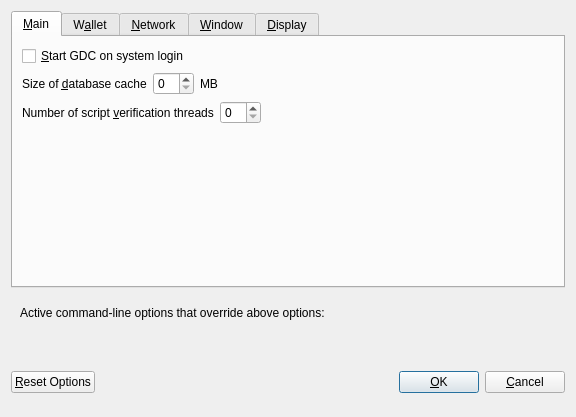
<?xml version="1.0" encoding="UTF-8"?>
<ui version="4.0">
 <class>OptionsDialog</class>
 <widget class="QDialog" name="OptionsDialog">
  <property name="geometry">
   <rect>
    <x>0</x>
    <y>0</y>
    <width>576</width>
    <height>417</height>
   </rect>
  </property>
  <property name="windowTitle">
   <string>Options</string>
  </property>
  <property name="modal">
   <bool>true</bool>
  </property>
  <layout class="QVBoxLayout" name="verticalLayout">
   <item>
    <widget class="QTabWidget" name="tabWidget">
     <property name="currentIndex">
      <number>0</number>
     </property>
     <widget class="QWidget" name="tabMain">
      <attribute name="title">
       <string>&amp;Main</string>
      </attribute>
      <layout class="QVBoxLayout" name="verticalLayout_Main">
       <item>
        <widget class="QCheckBox" name="bitcoinAtStartup">
         <property name="toolTip">
          <string>Automatically start GDC after logging in to the system.</string>
         </property>
         <property name="text">
          <string>&amp;Start GDC on system login</string>
         </property>
        </widget>
       </item>
       <item>
        <layout class="QHBoxLayout" name="horizontalLayout_2_Main">
         <item>
          <widget class="QLabel" name="databaseCacheLabel">
           <property name="text">
            <string>Size of &amp;database cache</string>
           </property>
           <property name="textFormat">
            <enum>Qt::PlainText</enum>
           </property>
           <property name="buddy">
            <cstring>databaseCache</cstring>
           </property>
          </widget>
         </item>
         <item>
          <widget class="QSpinBox" name="databaseCache"/>
         </item>
         <item>
          <widget class="QLabel" name="databaseCacheUnitLabel">
           <property name="text">
            <string>MB</string>
           </property>
           <property name="textFormat">
            <enum>Qt::PlainText</enum>
           </property>
          </widget>
         </item>
         <item>
          <spacer name="horizontalSpacer_2_Main">
           <property name="orientation">
            <enum>Qt::Horizontal</enum>
           </property>
           <property name="sizeHint" stdset="0">
            <size>
             <width>40</width>
             <height>20</height>
            </size>
           </property>
          </spacer>
         </item>
        </layout>
       </item>
       <item>
        <layout class="QHBoxLayout" name="horizontalLayout_3_Main">
         <item>
          <widget class="QLabel" name="threadsScriptVerifLabel">
           <property name="text">
            <string>Number of script &amp;verification threads</string>
           </property>
           <property name="textFormat">
            <enum>Qt::PlainText</enum>
           </property>
           <property name="buddy">
            <cstring>threadsScriptVerif</cstring>
           </property>
          </widget>
         </item>
         <item>
          <widget class="QSpinBox" name="threadsScriptVerif">
           <property name="toolTip">
            <string>(0 = auto, &lt;0 = leave that many cores free)</string>
           </property>
          </widget>
         </item>
         <item>
          <spacer name="horizontalSpacer_3_Main">
           <property name="orientation">
            <enum>Qt::Horizontal</enum>
           </property>
           <property name="sizeHint" stdset="0">
            <size>
             <width>40</width>
             <height>20</height>
            </size>
           </property>
          </spacer>
         </item>
        </layout>
       </item>
       <item>
        <spacer name="verticalSpacer_Main">
         <property name="orientation">
          <enum>Qt::Vertical</enum>
         </property>
         <property name="sizeHint" stdset="0">
          <size>
           <width>20</width>
           <height>40</height>
          </size>
         </property>
        </spacer>
       </item>
      </layout>
     </widget>
     <widget class="QWidget" name="tabWallet">
      <attribute name="title">
       <string>W&amp;allet</string>
      </attribute>
      <layout class="QVBoxLayout" name="verticalLayout_Wallet">
       <item>
        <widget class="QGroupBox" name="groupBox">
         <property name="title">
          <string>Expert</string>
         </property>
         <layout class="QVBoxLayout" name="verticalLayout_2">
          <item>
           <widget class="QCheckBox" name="coinControlFeatures">
            <property name="toolTip">
             <string>Whether to show coin control features or not.</string>
            </property>
            <property name="text">
             <string>Enable coin &amp;control features</string>
            </property>
           </widget>
          </item>
          <item>
           <widget class="QCheckBox" name="showMasternodesTab">
            <property name="toolTip">
             <string>Show additional tab listing all your masternodes in first sub-tab&lt;br/&gt;and all masternodes on the network in second sub-tab.</string>
            </property>
            <property name="text">
             <string>Show Masternodes Tab</string>
            </property>
           </widget>
          </item>
          <item>
           <widget class="QCheckBox" name="spendZeroConfChange">
            <property name="toolTip">
             <string>If you disable the spending of unconfirmed change, the change from a transaction&lt;br/&gt;cannot be used until that transaction has at least one confirmation.&lt;br/&gt;This also affects how your balance is computed.</string>
            </property>
            <property name="text">
             <string>&amp;Spend unconfirmed change</string>
            </property>
           </widget>
          </item>
         </layout>
        </widget>
       </item>
       <item>
        <spacer name="verticalSpacer_Wallet">
         <property name="orientation">
          <enum>Qt::Vertical</enum>
         </property>
         <property name="sizeHint" stdset="0">
          <size>
           <width>20</width>
           <height>40</height>
          </size>
         </property>
        </spacer>
       </item>
      </layout>
     </widget>
     <widget class="QWidget" name="tabNetwork">
      <attribute name="title">
       <string>&amp;Network</string>
      </attribute>
      <layout class="QVBoxLayout" name="verticalLayout_Network">
       <item>
        <widget class="QCheckBox" name="mapPortUpnp">
         <property name="toolTip">
          <string>Automatically open the GDC client port on the router. This only works when your router supports UPnP and it is enabled.</string>
         </property>
         <property name="text">
          <string>Map port using &amp;UPnP</string>
         </property>
        </widget>
       </item>
       <item>
        <widget class="QCheckBox" name="allowIncoming">
         <property name="toolTip">
          <string>Accept connections from outside</string>
         </property>
         <property name="text">
          <string>Allow incoming connections</string>
         </property>
        </widget>
       </item>
       <item>
        <widget class="QCheckBox" name="connectSocks">
         <property name="toolTip">
          <string>Connect to the GDC network through a SOCKS5 proxy.</string>
         </property>
         <property name="text">
          <string>&amp;Connect through SOCKS5 proxy (default proxy):</string>
         </property>
        </widget>
       </item>
       <item>
        <layout class="QHBoxLayout" name="horizontalLayout_1_Network">
         <item>
          <widget class="QLabel" name="proxyIpLabel">
           <property name="text">
            <string>Proxy &amp;IP:</string>
           </property>
           <property name="textFormat">
            <enum>Qt::PlainText</enum>
           </property>
           <property name="buddy">
            <cstring>proxyIp</cstring>
           </property>
          </widget>
         </item>
         <item>
          <widget class="QValidatedLineEdit" name="proxyIp">
           <property name="minimumSize">
            <size>
             <width>140</width>
             <height>0</height>
            </size>
           </property>
           <property name="maximumSize">
            <size>
             <width>140</width>
             <height>16777215</height>
            </size>
           </property>
           <property name="toolTip">
            <string>IP address of the proxy (e.g. IPv4: 127.0.0.1 / IPv6: ::1)</string>
           </property>
          </widget>
         </item>
         <item>
          <widget class="QLabel" name="proxyPortLabel">
           <property name="text">
            <string>&amp;Port:</string>
           </property>
           <property name="textFormat">
            <enum>Qt::PlainText</enum>
           </property>
           <property name="buddy">
            <cstring>proxyPort</cstring>
           </property>
          </widget>
         </item>
         <item>
          <widget class="QLineEdit" name="proxyPort">
           <property name="minimumSize">
            <size>
             <width>55</width>
             <height>0</height>
            </size>
           </property>
           <property name="maximumSize">
            <size>
             <width>55</width>
             <height>16777215</height>
            </size>
           </property>
           <property name="toolTip">
            <string>Port of the proxy (e.g. 9050)</string>
           </property>
          </widget>
         </item>
         <item>
          <spacer name="horizontalSpacer_1_Network">
           <property name="orientation">
            <enum>Qt::Horizontal</enum>
           </property>
           <property name="sizeHint" stdset="0">
            <size>
             <width>40</width>
             <height>20</height>
            </size>
           </property>
          </spacer>
         </item>
        </layout>
       </item>
       <item>
        <spacer name="verticalSpacer_Network">
         <property name="orientation">
          <enum>Qt::Vertical</enum>
         </property>
         <property name="sizeHint" stdset="0">
          <size>
           <width>20</width>
           <height>40</height>
          </size>
         </property>
        </spacer>
       </item>
      </layout>
     </widget>
     <widget class="QWidget" name="tabWindow">
      <attribute name="title">
       <string>&amp;Window</string>
      </attribute>
      <layout class="QVBoxLayout" name="verticalLayout_Window">
       <item>
        <widget class="QCheckBox" name="minimizeToTray">
         <property name="toolTip">
          <string>Show only a tray icon after minimizing the window.</string>
         </property>
         <property name="text">
          <string>&amp;Minimize to the tray instead of the taskbar</string>
         </property>
        </widget>
       </item>
       <item>
        <widget class="QCheckBox" name="minimizeOnClose">
         <property name="toolTip">
          <string>Minimize instead of exit the application when the window is closed. When this option is enabled, the application will be closed only after selecting Quit in the menu.</string>
         </property>
         <property name="text">
          <string>M&amp;inimize on close</string>
         </property>
        </widget>
       </item>
       <item>
        <spacer name="verticalSpacer_Window">
         <property name="orientation">
          <enum>Qt::Vertical</enum>
         </property>
         <property name="sizeHint" stdset="0">
          <size>
           <width>20</width>
           <height>40</height>
          </size>
         </property>
        </spacer>
       </item>
      </layout>
     </widget>
     <widget class="QWidget" name="tabDisplay">
      <attribute name="title">
       <string>&amp;Display</string>
      </attribute>
      <layout class="QVBoxLayout" name="verticalLayout_Display">
       <item>
        <layout class="QHBoxLayout" name="horizontalLayout_1_Display">
         <item>
          <widget class="QLabel" name="langLabel">
           <property name="text">
            <string>User Interface &amp;language:</string>
           </property>
           <property name="textFormat">
            <enum>Qt::PlainText</enum>
           </property>
           <property name="buddy">
            <cstring>lang</cstring>
           </property>
          </widget>
         </item>
         <item>
          <widget class="QValueComboBox" name="lang">
           <property name="toolTip">
            <string>The user interface language can be set here. This setting will take effect after restarting GDC.</string>
           </property>
          </widget>
         </item>
        </layout>
       </item>
       <item>
        <widget class="QLabel" name="label_3">
         <property name="toolTip">
          <string notr="true"/>
         </property>
         <property name="statusTip">
          <string notr="true"/>
         </property>
         <property name="whatsThis">
          <string notr="true"/>
         </property>
         <property name="accessibleName">
          <string notr="true"/>
         </property>
         <property name="text">
          <string>Language missing or translation incomplete? Help contributing translations here:
https://www.transifex.com/gdc-project/gdc-project-translations</string>
         </property>
         <property name="wordWrap">
          <bool>true</bool>
         </property>
         <property name="openExternalLinks">
          <bool>true</bool>
         </property>
         <property name="textInteractionFlags">
          <set>Qt::TextBrowserInteraction</set>
         </property>
        </widget>
       </item>
       <item>
        <layout class="QHBoxLayout" name="horizontalLayout_4_Display" stretch="0,0">
         <item>
          <widget class="QLabel" name="themeLabel">
           <property name="text">
            <string>User Interface Theme:</string>
           </property>
          </widget>
         </item>
         <item>
          <widget class="QValueComboBox" name="theme"/>
         </item>
        </layout>
       </item>
       <item>
        <widget class="Line" name="line">
         <property name="orientation">
          <enum>Qt::Horizontal</enum>
         </property>
        </widget>
       </item>
       <item>
        <layout class="QHBoxLayout" name="horizontalLayout_2_Display">
         <item>
          <widget class="QLabel" name="unitLabel">
           <property name="text">
            <string>&amp;Unit to show amounts in:</string>
           </property>
           <property name="textFormat">
            <enum>Qt::PlainText</enum>
           </property>
           <property name="buddy">
            <cstring>unit</cstring>
           </property>
          </widget>
         </item>
         <item>
          <widget class="QValueComboBox" name="unit">
           <property name="toolTip">
            <string>Choose the default subdivision unit to show in the interface and when sending coins.</string>
           </property>
          </widget>
         </item>
        </layout>
       </item>
       <item>
        <layout class="QHBoxLayout" name="horizontalLayout_5_Display">
         <item>
          <widget class="QLabel" name="digitsLabel">
           <property name="text">
            <string>Decimal digits</string>
           </property>
          </widget>
         </item>
         <item>
          <widget class="QValueComboBox" name="digits"/>
         </item>
        </layout>
       </item>
       <item>
        <layout class="QHBoxLayout" name="horizontalLayout_3_Display">
         <item>
          <widget class="QLabel" name="thirdPartyTxUrlsLabel">
           <property name="toolTip">
            <string>Third party URLs (e.g. a block explorer) that appear in the transactions tab as context menu items. %s in the URL is replaced by transaction hash. Multiple URLs are separated by vertical bar |.</string>
           </property>
           <property name="text">
            <string>Third party transaction URLs</string>
           </property>
           <property name="buddy">
            <cstring>thirdPartyTxUrls</cstring>
           </property>
          </widget>
         </item>
         <item>
          <widget class="QLineEdit" name="thirdPartyTxUrls">
           <property name="toolTip">
            <string>Third party URLs (e.g. a block explorer) that appear in the transactions tab as context menu items. %s in the URL is replaced by transaction hash. Multiple URLs are separated by vertical bar |.</string>
           </property>
          </widget>
         </item>
        </layout>
       </item>
       <item>
        <spacer name="verticalSpacer">
         <property name="orientation">
          <enum>Qt::Vertical</enum>
         </property>
         <property name="sizeHint" stdset="0">
          <size>
           <width>20</width>
           <height>40</height>
          </size>
         </property>
        </spacer>
       </item>
      </layout>
     </widget>
    </widget>
   </item>
   <item>
    <widget class="QFrame" name="frame">
     <layout class="QVBoxLayout" name="verticalLayout_Bottom">
      <item>
       <layout class="QHBoxLayout" name="horizontalLayout_Bottom">
        <item>
         <widget class="QLabel" name="overriddenByCommandLineInfoLabel">
          <property name="text">
           <string>Active command-line options that override above options:</string>
          </property>
          <property name="textFormat">
           <enum>Qt::PlainText</enum>
          </property>
         </widget>
        </item>
        <item>
         <spacer name="horizontalSpacer_Bottom">
          <property name="orientation">
           <enum>Qt::Horizontal</enum>
          </property>
          <property name="sizeHint" stdset="0">
           <size>
            <width>40</width>
            <height>20</height>
           </size>
          </property>
         </spacer>
        </item>
       </layout>
      </item>
      <item>
       <widget class="QLabel" name="overriddenByCommandLineLabel">
        <property name="text">
         <string/>
        </property>
        <property name="textFormat">
         <enum>Qt::PlainText</enum>
        </property>
        <property name="wordWrap">
         <bool>true</bool>
        </property>
       </widget>
      </item>
     </layout>
    </widget>
   </item>
   <item>
    <layout class="QHBoxLayout" name="horizontalLayout_Buttons">
     <item>
      <widget class="QPushButton" name="resetButton">
       <property name="toolTip">
        <string>Reset all client options to default.</string>
       </property>
       <property name="text">
        <string>&amp;Reset Options</string>
       </property>
       <property name="autoDefault">
        <bool>false</bool>
       </property>
      </widget>
     </item>
     <item>
      <spacer name="horizontalSpacer_1">
       <property name="orientation">
        <enum>Qt::Horizontal</enum>
       </property>
       <property name="sizeHint" stdset="0">
        <size>
         <width>40</width>
         <height>48</height>
        </size>
       </property>
      </spacer>
     </item>
     <item>
      <widget class="QLabel" name="statusLabel">
       <property name="minimumSize">
        <size>
         <width>200</width>
         <height>0</height>
        </size>
       </property>
       <property name="font">
        <font>
         <weight>75</weight>
         <bold>true</bold>
        </font>
       </property>
       <property name="text">
        <string/>
       </property>
       <property name="textFormat">
        <enum>Qt::PlainText</enum>
       </property>
       <property name="wordWrap">
        <bool>true</bool>
       </property>
      </widget>
     </item>
     <item>
      <spacer name="horizontalSpacer_2">
       <property name="orientation">
        <enum>Qt::Horizontal</enum>
       </property>
       <property name="sizeHint" stdset="0">
        <size>
         <width>40</width>
         <height>48</height>
        </size>
       </property>
      </spacer>
     </item>
     <item>
      <widget class="QPushButton" name="okButton">
       <property name="text">
        <string>&amp;OK</string>
       </property>
       <property name="autoDefault">
        <bool>false</bool>
       </property>
       <property name="default">
        <bool>true</bool>
       </property>
      </widget>
     </item>
     <item>
      <widget class="QPushButton" name="cancelButton">
       <property name="text">
        <string>&amp;Cancel</string>
       </property>
       <property name="autoDefault">
        <bool>false</bool>
       </property>
      </widget>
     </item>
    </layout>
   </item>
  </layout>
 </widget>
 <customwidgets>
  <customwidget>
   <class>QValidatedLineEdit</class>
   <extends>QLineEdit</extends>
   <header>qvalidatedlineedit.h</header>
  </customwidget>
  <customwidget>
   <class>QValueComboBox</class>
   <extends>QComboBox</extends>
   <header>qvaluecombobox.h</header>
  </customwidget>
 </customwidgets>
 <resources/>
 <connections/>
</ui>
